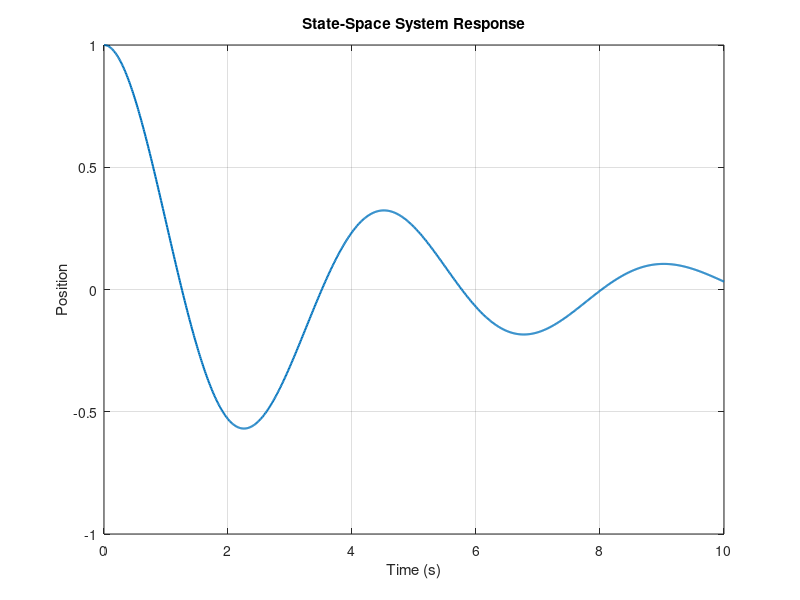
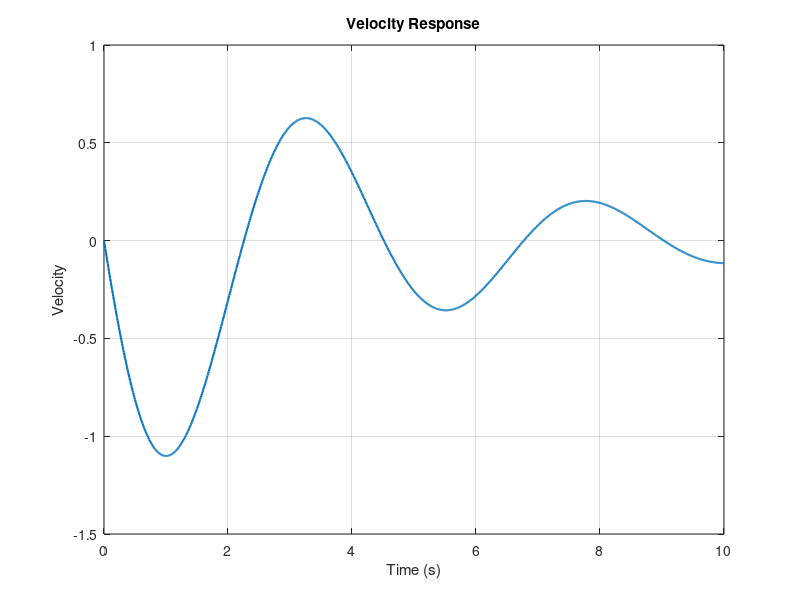

These charts were generated, in order, by the following MATLAB code:
%% State-Space Modelling Demo
% Dynamic Modelling & Control Portfolio
%
% This script demonstrates a simple state-space model
% and simulates its response to an initial condition.
%
% This is a portfolio reimplementation created for
% demonstrating control-engineering concepts.

clear;
clc;
close all;

%% System Model
%
% State vector:
% x = [position; velocity]
%
% Continuous-time model:
%
% x_dot = A*x + B*u
% y     = C*x + D*u

A = [0 1;
    -2 -0.5];

B = [0;
     1];

C = [1 0];

D = 0;

%% Create State-Space System

sys = ss(A, B, C, D);

%% Simulation

t = 0:0.01:10;

% Initial state
x0 = [1; 0];

% Zero input
u = zeros(size(t));

% Simulate system response
[y, t, x] = initial(sys, x0, t);

%% Plot Position

figure;

plot(t, x(:,1), 'LineWidth', 1.5);

grid on;

xlabel('Time (s)');
ylabel('Position');

title('State-Space System Response');

%% Plot Velocity

figure;

plot(t, x(:,2), 'LineWidth', 1.5);

grid on;

xlabel('Time (s)');
ylabel('Velocity');

title('Velocity Response');
